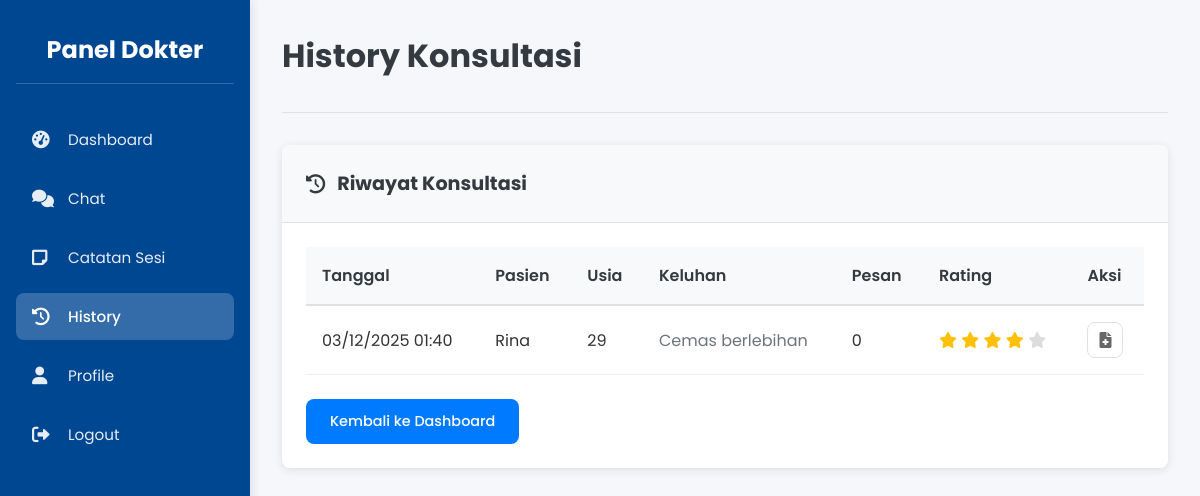
The page /pages/doctor/history.php (signed in) on the database its author committed.
### tables this page shows
CREATE TABLE `sesi_chat` (
  `id` int NOT NULL,
  `nama_pasien` varchar(100) NOT NULL,
  `usia_pasien` int NOT NULL,
  `keluhan` text NOT NULL,
  `id_dokter` int DEFAULT NULL,
  `status` enum('aktif','selesai','dibatalkan') DEFAULT 'aktif',
  `catatan_dokter` text,
  `rating` int DEFAULT NULL,
  `komentar_rating` text,
  `dibuat_pada` timestamp NULL DEFAULT CURRENT_TIMESTAMP,
  `diperbarui_pada` timestamp NULL DEFAULT CURRENT_TIMESTAMP ON UPDATE CURRENT_TIMESTAMP
);

### includes/functions.php (called while the page is built, shortened)
<?php
if (!function_exists('potongTeks')) {
    function potongTeks($teks, $panjang) {
        if (strlen($teks) <= $panjang) {
            return $teks;
        }
        return substr($teks, 0, $panjang) . '...';
    }
}
?>

### pages/doctor/history.php (the view, shortened to what this page needs)
<?php
include '../../includes/db.php';
include '../../includes/functions.php';
$id_pengguna = $_SESSION['id_pengguna'];
$stmt = $pdo->prepare("SELECT sc.*, COUNT(p.id) as jumlah_pesan, sc.rating, sc.komentar_rating FROM sesi_chat sc LEFT JOIN pesan p ON sc.id = p.id_sesi WHERE sc.id_dokter = ? AND sc.status = 'selesai' GROUP BY sc.id ORDER BY sc.diperbarui_pada DESC");
$stmt->execute([$id_pengguna]);
$history = $stmt->fetchAll();
?>
<!DOCTYPE html>
<html lang="id">
<head>
    <link rel="stylesheet" href="../../assets/css/doctor.css">
    <link rel="stylesheet" href="https://cdnjs.cloudflare.com/ajax/libs/font-awesome/6.0.0/css/all.min.css">
</head>
<body>
    <div class="doctor-container">
        <div class="sidebar">
            <h2>Panel Dokter</h2>
            <ul>
                <li><a href="dashboard.php"><i class="fas fa-tachometer-alt"></i> Dashboard</a></li>
                <li><a href="chat.php"><i class="fas fa-comments"></i> Chat</a></li>
                <li><a href="notes.php"><i class="fas fa-sticky-note"></i> Catatan Sesi</a></li>
                <li><a href="history.php" class="active"><i class="fas fa-history"></i> History</a></li>
                <li><a href="profile.php"><i class="fas fa-user"></i> Profile</a></li>
                <li><a href="../../logout.php"><i class="fas fa-sign-out-alt"></i> Logout</a></li>
            </ul>
        </div>
        <div class="main-content">
            <div class="dashboard-header">
                <h1>History Konsultasi</h1>
            </div>
            <div class="content-area">
                <div class="content-section">
                    <div class="section-header">
                        <h3><i class="fas fa-history"></i> Riwayat Konsultasi</h3>
                    </div>
                    <div class="section-body">
                        <?php if (count($history) > 0): ?>
                            <table class="data-table">
                                <thead>
                                    <tr>
                                        <th>Tanggal</th>
                                        <th>Pasien</th>
                                        <th>Usia</th>
                                        <th>Keluhan</th>
                                        <th>Pesan</th>
                                        <th>Rating</th>
                                        <th>Aksi</th>
                                    </tr>
                                </thead>
                                <tbody>
                                    <?php foreach ($history as $sesi): ?>
                                    <tr>
                                        <td><?php echo date('d/m/Y H:i', strtotime($sesi['diperbarui_pada'])); ?></td>
                                        <td><?php echo htmlspecialchars($sesi['nama_pasien']); ?></td>
                                        <td><?php echo $sesi['usia_pasien']; ?></td>
                                        <td>
                                            <div class="complaint-preview">
                                                <?php echo potongTeks($sesi['keluhan'], 80); ?>
                                            </div>
                                        </td>
                                        <td><?php echo $sesi['jumlah_pesan']; ?></td>
                                        <td>
                                            <?php if ($sesi['rating']): ?>
                                                <?php for ($i = 1; $i <= 5; $i++): ?>
                                                    <i class="fas fa-star" style="color: <?php echo $i <= $sesi['rating'] ? '#ffc107' : '#ddd'; ?>"></i>
                                                <?php endfor; ?>
                                            <?php else: ?>
                                                Belum ada rating
                                            <?php endif; ?>
                                        </td>
                                        <td>
                                            <div class="table-actions">
                                                <a href="notes.php?id_sesi=<?php echo $sesi['id']; ?>" class="btn-icon" title="Lihat Catatan">
                                                    <i class="fas fa-file-medical"></i>
                                                </a>
                                            </div>
                                        </td>
                                    </tr>
                                    <?php endforeach; ?>
                                </tbody>
                            </table>
                        <?php endif; ?>
                        <div class="form-actions">
                            <a href="dashboard.php" class="btn btn-primary">Kembali ke Dashboard</a>
                        </div>
                    </div>
                </div>
            </div>
        </div>
    </div>
</body>
</html>

### assets/css/doctor.css (style rules this page uses)
:root { --primary: #007bff; --primary-dark: #0056b3; --secondary: #6c757d; --success: #28a745; --danger: #dc3545; --warning: #ffc107; --info: #17a2b8; --light: #f8f9fa; --dark: #343a40; --border-radius: 8px; --shadow: 0 2px 10px rgba(0, 0, 0, 0.1); --transition: all 0.3s ease; }
* { margin: 0; padding: 0; box-sizing: border-box; }
body { font-family: 'Poppins', sans-serif; background-color: #f5f7fb; color: #333; }
.doctor-container { display: flex; min-height: 100vh; }
.sidebar { width: 250px; background-color: #004792; color: #fff; padding: 2rem 1rem; box-shadow: 2px 0 10px rgba(0, 0, 0, 0.1); position: fixed; height: 100vh; z-index: 100; }
.sidebar h2 { text-align: center; margin-bottom: 2rem; padding-bottom: 1rem; border-bottom: 1px solid rgba(255, 255, 255, 0.2); font-size: 1.5rem; }
.sidebar ul { list-style: none; }
.sidebar ul li { margin-bottom: 0.75rem; }
.sidebar ul li a { color: rgba(255, 255, 255, 0.9); text-decoration: none; display: flex; align-items: center; padding: 0.75rem 1rem; border-radius: var(--border-radius); transition: var(--transition); font-size: 0.95rem; }
.sidebar ul li a.active { background-color: rgba(255, 255, 255, 0.2); color: white; font-weight: 500; }
.sidebar ul li a i { width: 24px; margin-right: 0.75rem; font-size: 1.1rem; }
.main-content { flex: 1; margin-left: 250px; padding: 2rem; }
.dashboard-header { margin-bottom: 2rem; padding-bottom: 1.5rem; border-bottom: 1px solid #e0e0e0; }
.dashboard-header h1 { color: var(--dark); font-size: 2rem; margin-bottom: 0.5rem; }
.content-area { display: flex; flex-direction: column; gap: 2rem; }
.content-section { background: white; border-radius: var(--border-radius); box-shadow: var(--shadow); overflow: hidden; }
.section-header { display: flex; justify-content: space-between; align-items: center; padding: 1.5rem; background: var(--light); border-bottom: 1px solid #e0e0e0; }
.section-header h3 { display: flex; align-items: center; gap: 0.75rem; color: var(--dark); font-size: 1.2rem; }
.section-body { padding: 1.5rem; }
.btn { padding: 0.75rem 1.5rem; border-radius: var(--border-radius); border: none; font-size: 0.9rem; font-weight: 500; cursor: pointer; transition: var(--transition); display: inline-flex; align-items: center; gap: 0.5rem; text-decoration: none; }
.btn-primary { background: var(--primary); color: white; }
.form-actions { display: flex; gap: 1rem; flex-wrap: wrap; margin-top: 1.5rem; }
.data-table { width: 100%; border-collapse: collapse; }
.data-table th { background: var(--light); color: var(--dark); font-weight: 600; padding: 1rem; text-align: left; border-bottom: 2px solid #e0e0e0; }
.data-table td { padding: 1rem; border-bottom: 1px solid #f0f0f0; }
.complaint-preview { max-width: 300px; color: var(--secondary); }
.table-actions { display: flex; gap: 0.5rem; }
.btn-icon { width: 36px; height: 36px; border-radius: 8px; border: 1px solid #e0e0e0; background: white; color: #666; cursor: pointer; transition: var(--transition); display: flex; align-items: center; justify-content: center; text-decoration: none; }

### rows shown on the page
sesi_chat: diperbarui_pada "03/12/2025 01:40", nama_pasien "Rina", usia_pasien "29", keluhan "Cemas berlebihan", jumlah_pesan "0", rating 4 (drawn)
